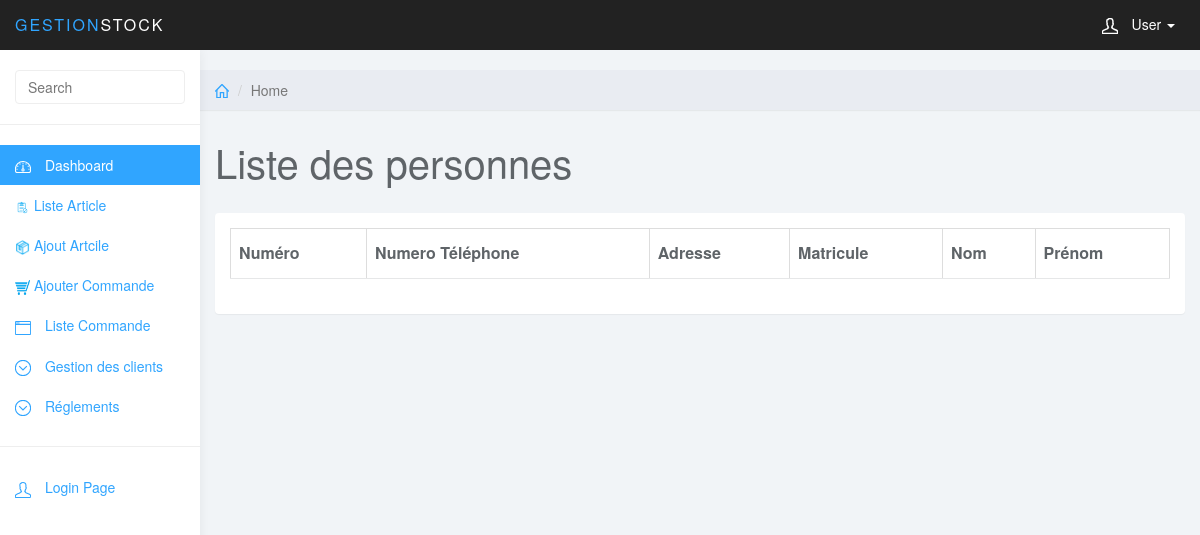
Before: /index.controller.php?action=listePhysique&controller=client with the older database file.
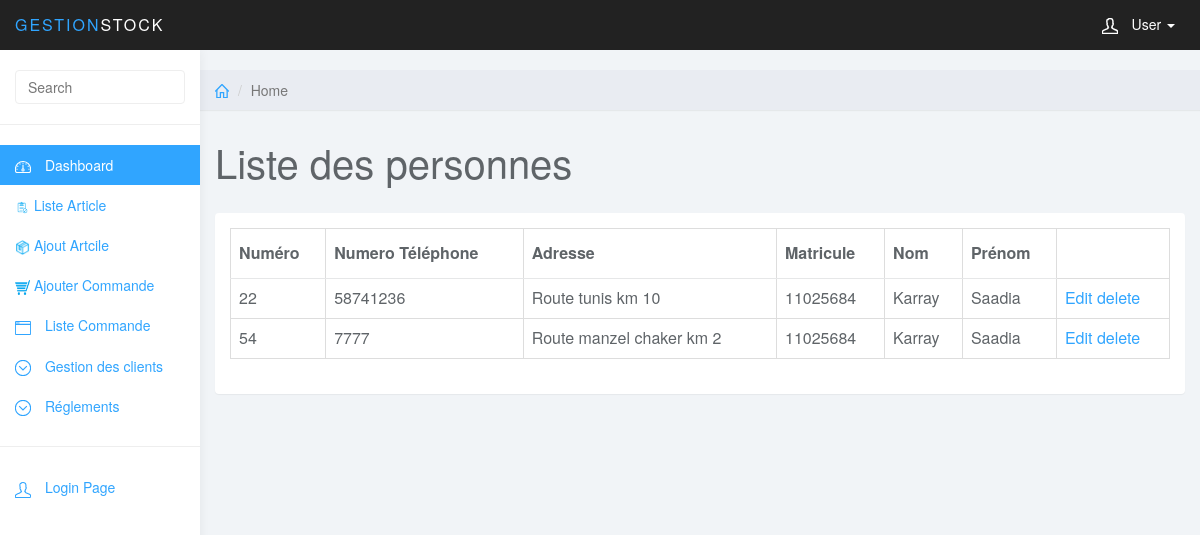
After: the same page with the newer database file.
### tables this page shows
CREATE TABLE `client` (
  `id` int(11) NOT NULL,
  `num_tel` varchar(8) NOT NULL,
  `adr_client` varchar(50) NOT NULL,
  `type_id` char(1) NOT NULL,
  `mat_fiscale` varchar(10) NOT NULL,
  `mat_client` varchar(8) NOT NULL,
  `nom_client` varchar(20) NOT NULL,
  `prenom_client` varchar(20) NOT NULL
);

### models/client.class.php (called while the page is built, shortened)
<?php
class Client
{
	public function getAll($cnx)
	{
		$query = 'SELECT * FROM client';
		$tab=$cnx->query($query)->fetchAll(PDO::FETCH_OBJ);
		return $tab;
	}
}
?>

### views/client/clientPhysique_liste.php (the view, shortened to what this page needs)
<?php include('include/header.php') ?>
	<div class="col-sm-9 col-sm-offset-3 col-lg-10 col-lg-offset-2 main">
		<div class="row">
			<ol class="breadcrumb">
				<li><a href="../index/index.php"><svg class="glyph stroked home"><use xlink:href="#stroked-home"></use></svg></a></li>
				<li class="active">Home</li>
			</ol>
		</div>
		<div class="row">
			<div class="col-lg-12">
				<h1 class="page-header">Liste des personnes</h1>
			</div>
		</div>
		<div class="row">
			<div class="col-lg-12">
				<div class="panel panel-default">
					<div class="panel-body">
						<table class="table table-bordered"    data-sort-name="name" data-sort-order="desc">
						    <thead>
								 <tr>
								   <th>Numéro</th>
								   <th>Numero Téléphone</th>
								   <th>Adresse</th>
								   <th>Matricule</th>
								   <th>Nom</th>
								   <th>Prénom</th>
								 </tr>
							</thead>
							<?php foreach ($res as $client) {
							if($client->type_id=="0"){  ?>
							<tr>
							<td><?php echo $client->id; ?></td>
							<td><?php echo $client->num_tel; ?></td>
							<td><?php echo $client->adr_client; ?></td>
							<td><?php echo $client->mat_client; ?></td>
							<td><?php echo $client->nom_client; ?></td>
							<td><?php echo $client->prenom_client; ?></td>
							<td>
							<a href="index.controller.php?controller=client&action=showEdit&id=<?php echo $client->id; ?>">Edit</a>
							<a href="index.controller.php?controller=client&action=suppPhysique&id=<?php echo $client->id; ?>"> delete</a>
							</td>
							</tr>
								<?php }}?>
						</table>
					</div>
				</div>
			</div>
		</div>
	</div>

Changed rows visible on the page:
added client: id "22", num_tel "58741236", adr_client "Route tunis km 10", mat_client "11025684", nom_client "Karray", prenom_client "Saadia"
added client: id "54", num_tel "7777", adr_client "Route manzel chaker km 2", mat_client "11025684", nom_client "Karray", prenom_client "Saadia"
